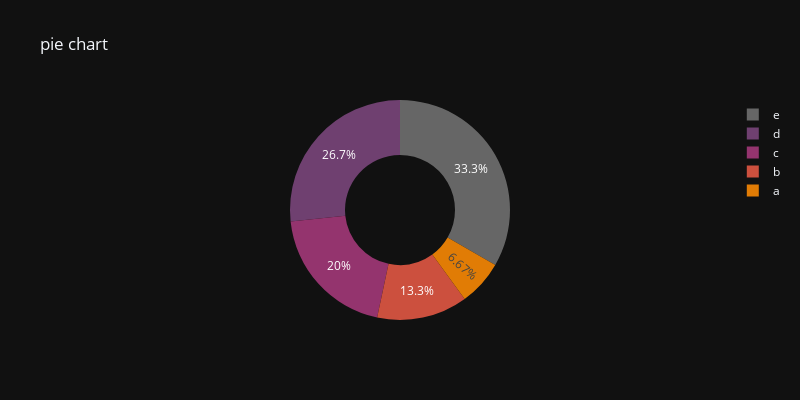

The cell this chart's notebook holds for it:
### Code cell
labels= ['a','b','c','d','e']
values= [10,20,30,40,50]
fig= px.pie(labels= labels, values= values, title='pie chart', names= labels, 
            template= 'plotly_dark', width=800, height=400, hole= 0.5, 
            color_discrete_sequence= px.colors.qualitative.Prism_r)
fig.show()

### Figure 1 — Plotly figure (JSON) as saved in the notebook; plotly's stock layout.template omitted (floating-point values rounded to 4 significant figures)
{"data": [{"domain": {"x": [0, 1], "y": [0, 1]}, "hole": 0.5, "hovertemplate": "label=%{label}<br>value=%{value}<extra></extra>", "labels": ["a", "b", "c", "d", "e"], "legendgroup": "", "name": "", "showlegend": true, "type": "pie", "values": [10, 20, 30, 40, 50]}], "layout": {"height": 400, "legend": {"tracegroupgap": 0}, "piecolorway": ["rgb(102, 102, 102)", "rgb(111, 64, 112)", "rgb(148, 52, 110)", "rgb(204, 80, 62)", "rgb(225, 124, 5)", "rgb(237, 173, 8)", "rgb(115, 175, 72)", "rgb(15, 133, 84)", "rgb(56, 166, 165)", "rgb(29, 105, 150)", "rgb(95, 70, 144)"], "title": {"text": "pie chart"}, "width": 800}}
